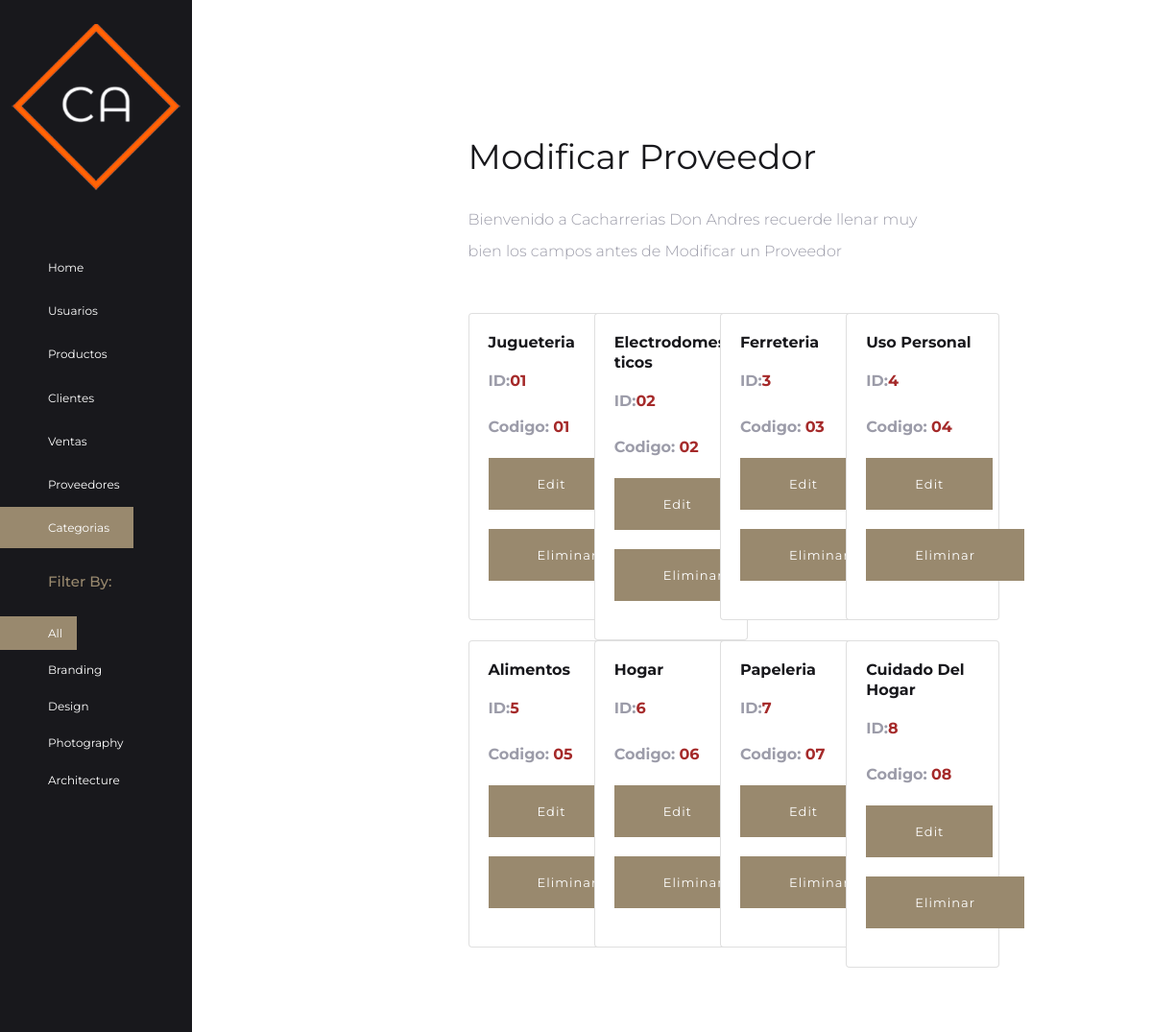
Screenshot of /categoria with the database file from the repository.
### api/models.py (models this page shows, shortened)
class Categoria(models.Model):
    id_categoria = models.CharField(max_length=20)
    nombre_categoria = models.CharField(max_length=20)
    codigo_categoria = models.CharField(primary_key=True,max_length=10)
    createdAt = models.DateTimeField(auto_now_add=True)
    class Meta:
        ordering = ["codigo_categoria"]

### fron/views.py (the view)
# urls.py: path('categoria',FormularioCategoriaView.categoria ,name="Categoria"),
    def categoria(request):
       shelf = Categoria.objects.all()
       upload = FormularioCategoria()
       if request.method == 'POST':
           upload = FormularioCategoria(request.POST)
           if upload.is_valid():
               upload.save
               return render(request,"categoria.html")
       return render(request,"categoria.html",{"miformulario":upload,"shelf":shelf})

### fron/templates/categoria.html (shortened to what this page needs)
{% extends "padre.html" %}
{% load static %}
{% block content%}
<div class="col-lg-10 col-md-9 col-12 body_block  align-content-center">
  <div>
      <div class="img_card">
          <div class="row justify-content-center">
              <div class="col-md-6 col-7 content_section">
                  <div class="content_box">
                      <div class="content_box_inner">
                          <div>
                              <h3>
                                 Modificar Proveedor
                              </h3>
                              <p>
                             Bienvenido a Cacharrerias Don Andres recuerde llenar muy bien los campos antes de Modificar un Proveedor
                              </p>
                              <br>
                              <div class="mt75 row justify-content-center">
                                {% for categoria in shelf %}
                                <div class="grid-item branding col-sm-12 col-md-6 col-lg-3">
                                <div class="card" style="width: 10rem;">
                                <div class="card-body">
                                <h5 class="card-title"><strong>{{ categoria.nombre_categoria }}</strong></h5>
                                <p class="card-text"><strong>ID:</strong><strong style="color: brown;">{{ categoria.id_categoria }}</strong></p>
                                <p class="card-text"><strong>Codigo:</strong> <strong style="color: brown;">{{ categoria.codigo_categoria }}</strong></p>
                               <center>
                                <form action="/resulmodiproveedor/{{proveedor.id_proveedor}}" method="GET">
                                        <button type="submit" class="btn btn-primary">Edit</button>
                                    </form>
                                    <form action="/eliminarproveedor/{{proveedor.id_proveedor}}" method="GET">
                                      <button type="submit" class="btn btn-primary">Eliminar</button>
                                  </form>
                              </center>
                                </div>
                              </div>
                            </div>
                            <br>
                            {% endfor %}
                        </div>
                          </div>
                      </div>
                  </div>
              </div>
          </div>
        </div>
  </div>
</div>
{% endblock %}

### fron/templates/padre.html (shortened to what this page needs)
<html>
<head>
  {% load static %}
    <link href="{% static 'css/bootstrap.min.css' %}" rel="stylesheet">
    <link href="{% static 'css/magnific-popup.css' %}" rel="stylesheet">
    <link rel="stylesheet" href="{% static 'css/animate.min.css' %}">
    <link href="{% static 'css/main.css' %}" rel="stylesheet">
</head>
<body>
<div class="body-container container-fluid">
    <div class="row justify-content-center">
        <div class="col-lg-2 col-md-3 col-12 menu_block">
            <div class="logo_box">
                <a href="#">
                    <img src="{% static 'img/bg/logo.png' %}" alt="cocoon">
                </a>
            </div>
            <div class="side_menu_section">
                <ul class="menu_nav">
                    <li class="{% if request.path == '/' %}active{% endif %}">
                        <a href="{% url 'Home' %}">
                            Home
                        </a>
                    </li>
                    <li class="{% if request.path == '/usuario' %}active{% endif %}">
                        <a href="{% url 'Usuario' %}">
                            Usuarios
                        </a>
                    </li>
                    <li class="{% if request.path == '/Producto' %}active{% endif %}">
                        <a href="{% url 'Producto' %}">
                            Productos
                        </a>
                    </li>
                    <li class="{% if request.path == '/cliente' %}active{% endif %}">
                        <a href="{% url 'Cliente' %}">
                            Clientes
                        </a>
                    </li>
                    <li class="{% if request.path == '/venta' %}active{% endif %} ">
                        <a href="{% url 'Venta' %}">
                            Ventas
                        </a>
                    </li>
                    <li class="{% if request.path == '/proveedor' %}active{% endif %} ">
                        <a href="{% url 'Proveedor' %}">
                            Proveedores
                        </a>
                    </li>
                    <li class="{% if request.path == '/categoria' %}active{% endif %} ">
                        <a href="{% url 'Categoria' %}">
                            Categorias
                        </a>
                    </li>
                 </ul>
            </div>
            <div class="side_menu_section">
                <h4 class="side_title">filter by:</h4>
                <ul  id="filtr-container"  class="filter_nav">
                    <li  data-filter="*" class="active"><a href="javascript:void(0)" >all</a></li>
                    <li data-filter=".branding"> <a href="javascript:void(0)">branding</a></li>
                    <li data-filter=".design"><a href="javascript:void(0)">design</a></li>
                    <li data-filter=".photography"><a href="javascript:void(0)">photography</a></li>
                    <li data-filter=".architecture"><a href="javascript:void(0)">architecture</a></li>
                </ul>
            </div>
        </div>
        {% block content%}
        {% endblock %}
    </div>
</div>
</body>
</html>

### fron/static/css/main.css (style rules this page uses)
body { font-size: 20px; line-height: 1.6; font-weight: 300; font-family: "Montserrat", sans-serif; color: #9c9ca9; font-style: normal; overflow-x: hidden; }
h1, h2, h3, h4, h5, h6 { font-family: "Montserrat", sans-serif; font-weight: 400; color: #18181c; line-height: 1.3; }
h3, .h3 { font-size: 36px; margin-bottom: 25px; }
h4, .h4 { font-size: 18px; margin-bottom: 15px; }
h5, .h5 { font-size: 16px; margin-bottom: 15px; }
p { font-size: 16px; font-family: "Montserrat", sans-serif; margin: 0 0 15px; line-height: 2.1; font-weight: 300; color: #9c9ca9; }
a { color: inherit; text-decoration: none; cursor: pointer; font-size: 12px; font-weight: 400; -webkit-transition: all 0.4s ease-in-out; transition: all 0.4s ease-in-out; }
strong { font-weight: 700; }
img { max-width: 100%; }
.body-container { position: relative; }
.menu_block { background-color: #18181c; min-height: 100vh; padding: 0; }
.menu_block .logo_box { text-align: center; padding: 25px 10px; }
.menu_block .side_menu_section { margin-top: 25px; }
.menu_block .side_title { padding-left: 50px; color: #99896e; text-transform: capitalize; font-size: 15px; margin-bottom: 25px; font-weight: 500; }
.menu_nav { width: 100%; padding: 0; list-style: none; margin-left: 0; }
.menu_nav li { width: 100%; display: inline-block; padding: 0; margin-top: 2px; }
.menu_nav li a { display: inline-block; padding: 12px 25px 12px 50px; background-color: transparent; color: #ffffff; }
.menu_nav li.active a { background-color: #99896e; color: #ffffff; }
.filter_nav { padding: 0; margin: 0; list-style: none; }
.filter_nav li { padding: 0; margin-top: 2px; }
.filter_nav li a { display: inline-block; padding: 8px 15px 8px 50px; text-transform: capitalize; color: #ffffff; }
.filter_nav li.active a { background-color: #99896e; color: #ffffff; }
.body_block { background-color: #ffffff; padding: 50px 30px; }
.img_card { position: relative; }
.img_card .content_section { background-color: #ffffff; position: relative; padding: 50px 0; }
.img_card .content_section .content_box { position: relative; left: 0; right: 0; margin-right: -75px; z-index: 999; top: 0; width: auto; bottom: 0; padding: 15px; min-height: 500px; background-color: #ffffff; }
.img_card .content_section .content_box .content_box_inner { padding: 25px 20px 25px 15px; }
.btn { font-size: 13px; line-height: 1.7; text-transform: capitalize; color: #fff; font-weight: 400; padding: 15px 50px; border-radius: 0; outline: 0 !important; border: none; cursor: pointer; letter-spacing: 1px; background-color: #18181c; -webkit-transition: all 300ms ease-in-out; transition: all 300ms ease-in-out; }
.btn-primary { background-color: #99896e; border: solid 1px #99896e; color: #ffffff; -webkit-transition: all 300ms ease-in-out; transition: all 300ms ease-in-out; }

### rows the page displays
Categoria: nombre_categoria "Jugueteria", id_categoria "01", codigo_categoria "01"
Categoria: nombre_categoria "Electrodomesticos", id_categoria "02", codigo_categoria "02"
Categoria: nombre_categoria "Ferreteria", id_categoria "3", codigo_categoria "03"
Categoria: nombre_categoria "Uso Personal", id_categoria "4", codigo_categoria "04"
Categoria: nombre_categoria "Alimentos", id_categoria "5", codigo_categoria "05"
Categoria: nombre_categoria "Hogar", id_categoria "6", codigo_categoria "06"
Categoria: nombre_categoria "Papeleria", id_categoria "7", codigo_categoria "07"
Categoria: nombre_categoria "Cuidado Del Hogar", id_categoria "8", codigo_categoria "08"
